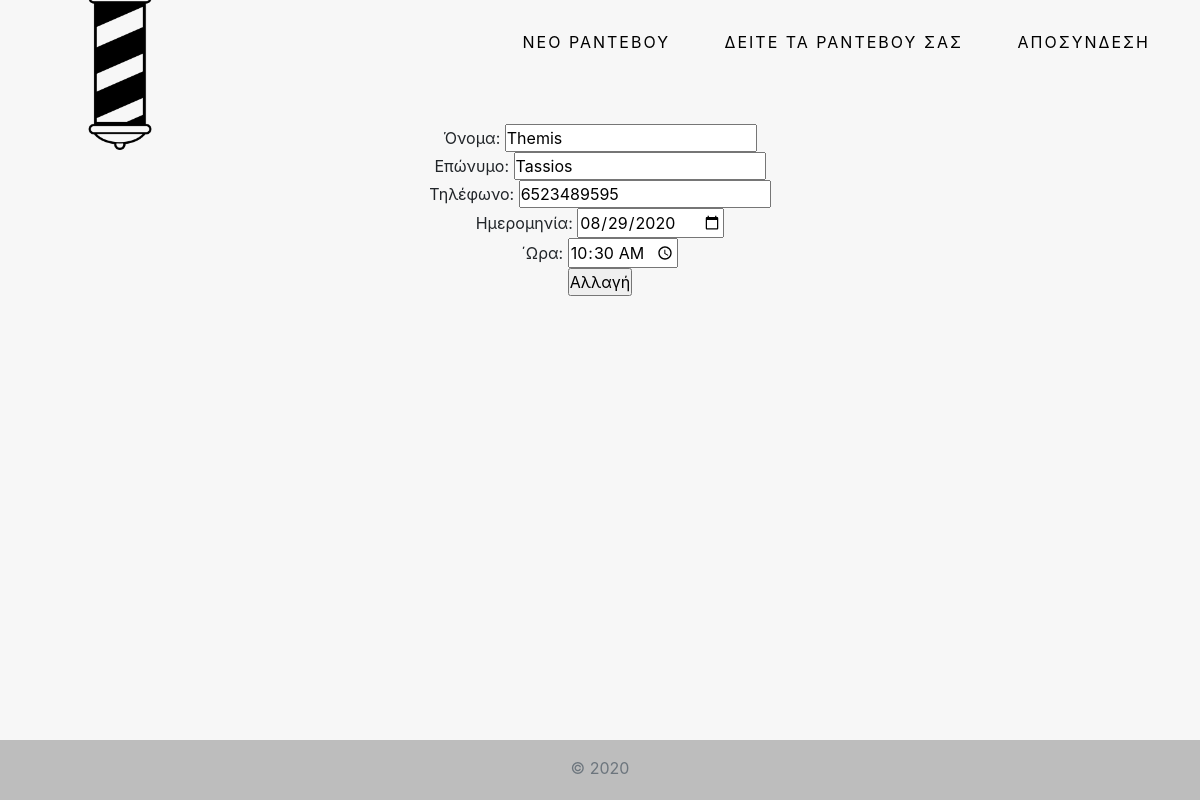
/guests/7 (signed in), run on the app's committed database.
### tables this page shows
CREATE TABLE guests (
                                guest_id integer primary key autoincrement,
                                firstname text not null,
                                surname text not null,
                                phonenumber text not null,
                                date text not null,
                                time text not null);

### flaskfile.py (the view)
@app.route('/guests/<int:guest_id>', methods=['POST', 'GET'])
def editguest(guest_id):
    if 'loggedin' in session:
        conn = sqlite3.connect('DBergasias.db')
        cur = conn.cursor()
        sel = cur.execute("SELECT guest_id, firstname, surname, phonenumber, date, time FROM guests WHERE guest_id=?", [guest_id])
        rv = sel.fetchall()
        print(rv)
        guest = rv[0]
        print(guest)
        return render_template('update.html', guest=guest)
    else:
        return redirect(url_for('index'))

### templates/update.html (shortened to what this page needs)
{% extends 'base.html' %}
{% block body %}
    <form action="/updateguest" class="formes" method="post">
        <br>
        Όνομα: <input type="text" name="firstname" value = "{{guest[1]}}">
        <br>
        Επώνυμο: <input type="text" name="surname" value = "{{guest[2]}}">
        <br>
        Τηλέφωνο: <input type="text" name="phonenumber" value="{{guest[3]}}">
        <br>
        Ημερομηνία: <input type="date" name="date" value="{{guest[4]}}">
        <br>
         ΄Ωρα: <input type="time" name="time" value="{{guest[5]}}">
        <br>
        <input type = submit value = Αλλαγή>
    </form>
{% endblock %}

### static/main.css (style rules this page uses)
body { background: #F7F7F7; text-align: center; margin-bottom: 60px; }
.formes { text-align: center; }
* { padding: 0; margin: 0; }
html { position: relative; min-height: 100%; }

### data on the page
guests: firstname "Themis", surname "Tassios", phonenumber "6523489595", date "08/29/2020", time "10:30"
